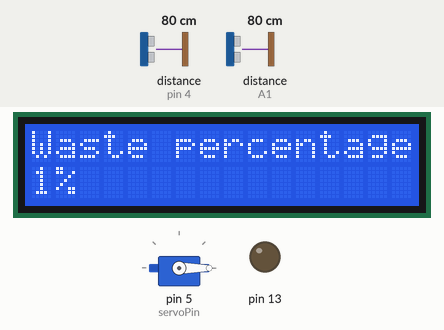
This sketch was run on a simulated Arduino Uno, built with avr-gcc and run on an emulated ATmega328P. Shown: 16×2 character LCD, servo, output pins drawn as LEDs (lit = HIGH). Wiring (inferred from the names in the program): ultrasonic range finder: trigger pin 3; echo pin 4. The test bench sets the inputs (shaded band); at power-on: distance to the obstacle (sensors on A1, pin 4) 80 cm. The echo pulse lasts 58.3 µs per cm; pins used as bus, display or sensor lines are not drawn; what the sketch prints to the serial monitor is not drawn.

Above: at 1.2 s.
1.3 s: distance to the obstacle (sensor on A1) set to 197 cm
4.3 s: distance to the obstacle (sensor on A1) set to 204 cm
At 5.5 s:
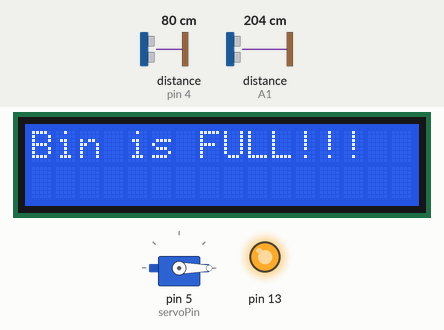
5.8 s: distance to the obstacle (sensor on A1) set to 2 cm
At 6.6 s:
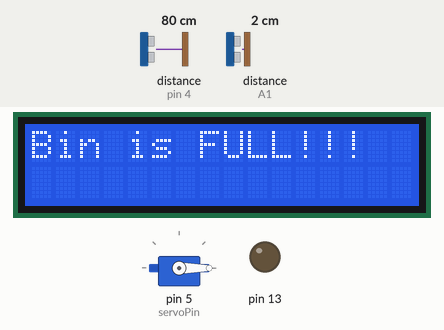
8.8 s: distance to the obstacle (sensor on A1) set to 9 cm
11.8 s: distance to the obstacle (sensor on A1) set to 120 cm
Timing chart, 0 to 14.8 s (numbered marks = the images above; inputs shaded):
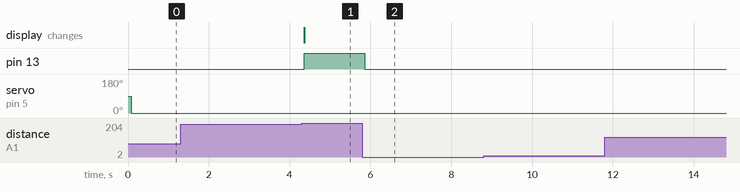

Measured:
- the behaviour switches between 200 and 201 cm on distance to the obstacle (sensor on A1) (found by bisection; images 0 and 1)
- after the input at 1.3 s, every drawn part: stays the same
- after the input at 4.3 s, pin 13: LOW → HIGH after 0.06 s; the display: changes after 0.07 s (image 1)
- after the input at 5.8 s, pin 13: HIGH → LOW after 0.06 s
- after the input at 8.8 s, every drawn part: stays the same
- after the input at 11.8 s, every drawn part: stays the same

The sketch:

crapbag.ino
```cpp
#include <Servo.h>         // Include Servo library for controlling servo motor
#include <LiquidCrystal.h> // Include LiquidCrystal library for LCD display
#include <NewPing.h>       // Include NewPing library for ultrasonic sensor

// Constants declaration
const int maxWastePercentage = 96; // Maximum waste percentage before indicating bin is full
const int trigPin = 3;             // Pin for triggering ultrasonic sensor
const int echoPin = 4;             // Pin for receiving echo from ultrasonic sensor
const int servoPin = 5;            // Pin for controlling servo motor

// Variables declaration
int wastePercentage;                // Current waste percentage
float durationWaste, distanceWaste; // Duration and distance variables for waste level
float maxLevel = 23.0;              // Maximum level of waste before indicating bin is full

// LCD pins and maximum distance for ultrasonic sensor
#define wasteTrig A0     // Ultrasonic sensor trigger pin
#define wasteEcho A1     // Ultrasonic sensor echo pin
#define MAX_DISTANCE 200 // Maximum distance for ultrasonic sensor in centimeters

NewPing sonar(wasteTrig, wasteEcho, MAX_DISTANCE); // NewPing object for ultrasonic sensor
Servo servo;                                       // Servo motor object
LiquidCrystal lcd(12, 11, 10, 9, 8, 7);            // LCD object

void setup()
{
    lcd.begin(16, 2);              // Initialize LCD with 16 columns and 2 rows
    lcd.print("...Welcome to..."); // Display welcome message
    lcd.setCursor(0, 1);           // Move cursor to the second row
    lcd.print("    Crap Bag    "); // Print device name
    Serial.begin(9600);            // Initialize serial communication
    servo.attach(servoPin);        // Attach servo motor to its pin
    DDRB |= B100000;               // Set LED pin as output
    pinMode(trigPin, OUTPUT);      // Set trigger pin of ultrasonic sensor as output
    pinMode(echoPin, INPUT);       // Set echo pin of ultrasonic sensor as input
    servo.write(0);                // Set servo motor to initial position (0 degrees)
    servo.detach();                // Detach the servo after setting initial position
    cli();                         // Disable global interrupt

    // Configure Timer2
    TCNT2 = 0;          // Reset Timer2 counter
    TCCR2A = B00000000; // Set Timer2 control register A to 0
    TCCR2B = B00000000; // Set Timer2 control register B to 0

    OCR2A = 252;         // Set compare match register for 16ns
    TCCR2A |= B00000100; // Set Timer2 to CTC mode
    TCCR2B |= B00000111; // Set prescaler of 1024
    TIMSK2 |= B00000010; // Enable Timer2 compare match interrupt
    sei();               // Enable global interrupt
}

// Measure distance from sensor to door
long measureSensorDoor()
{
    digitalWrite(trigPin, LOW);                // Set trigger pin to LOW
    delayMicroseconds(2);                      // Delay for stabilization
    digitalWrite(trigPin, HIGH);               // Set trigger pin to HIGH
    delayMicroseconds(10);                     // Delay for pulse duration
    digitalWrite(trigPin, LOW);                // Set trigger pin back to LOW
    float duration = pulseIn(echoPin, HIGH);   // Measure pulse duration
    float distdoor = (duration * 0.034) / 2.0; // Convert pulse duration to distance
    return distdoor;                           // Return distance
}

// Check door position based on waste percentage
void checkDoor(long distdoor, int wastePercentage)
{
    if (wastePercentage < maxWastePercentage)
    { // Check if waste percentage is below threshold
        if (distdoor < 30 && distdoor > 0)
        {                     // Check if door is close to sensor
            servo.write(360); // Open door (360 degrees)
            delay(1000);      // Delay for door opening
        }
        else
        {
            servo.write(0); // Close door (0 degrees)
        }
    }
}

// Measure distance of waste level
int checkWasteDistance()
{
    unsigned int wastePing = sonar.ping();                // Perform ultrasonic ping measurement
    Serial.print("Ping: ");                               // Print ping value
    unsigned int wasteInCm = sonar.convert_cm(wastePing); // Convert ping to distance in cm
    while (wasteInCm < 0)
    {                                                         // Ensure valid distance measurement
        unsigned int wastePing = sonar.ping();                // Perform ultrasonic ping measurement
        unsigned int wasteInCm = sonar.convert_cm(wastePing); // Convert ping to distance in cm
    }
    wastePercentage = 100 - ((wasteInCm / maxLevel) * 100); // Calculate waste percentage
    delay(1000);                                            // Delay for stability
    checkWasteThreshold(wastePercentage);                   // Check if waste percentage exceeds threshold
    Serial.print("Waste Percentage: ");                     // Print waste percentage
    Serial.println(wastePercentage);                        // Print waste percentage
    return wastePercentage;                                 // Return waste percentage
}

// Check if waste percentage exceeds threshold limits
void checkWasteThreshold(int wastePercentage)
{
    if (wastePercentage <= 0)
    {                        // Check if waste percentage is below lower limit
        wastePercentage = 1; // Set waste percentage to minimum value
    }
    else if (wastePercentage >= 99)
    {                          // Check if waste percentage is above upper limit
        wastePercentage = 100; // Set waste percentage to maximum value
    }
    ::wastePercentage = wastePercentage; // Update global waste percentage variable
}

// Print waste percentage on LCD
void printWastePercentage(int wastePercentage)
{
    if (wastePercentage < maxWastePercentage)
    {                                   // Check if waste percentage is below threshold
        lcd.clear();                    // Clear LCD display
        lcd.print("Waste percentage:"); // Print label
        lcd.setCursor(0, 1);            // Move cursor to second row
        lcd.print(wastePercentage);     // Print waste percentage
        lcd.print("%");                 // Print percentage symbol
        PORTB &= B011111;               // Turn off LED indicating bin full
    }
    else
    {
        PORTB |= B100000;            // Turn on LED indicating bin full
        servo.write(0);              // Close door
        lcd.clear();                 // Clear LCD display
        lcd.print("Bin is FULL!!!"); // Print warning message
    }
}

void loop()
{
    float distdoor = measureSensorDoor(); // Measure distance to door
    servo.attach(servoPin);               // Reattach servo motor
    checkDoor(distdoor, wastePercentage); // Check door position based on waste percentage
}

// Interrupt service routine for Timer2
ISR(TIMER2_COMPA_vect)
{
    int wastePercentange = checkWasteDistance(); // Measure waste percentage
    if (wastePercentage >= 0)
    {                                          // Check if waste percentage is valid
        printWastePercentage(wastePercentage); // Print waste percentage on LCD
    }
}
```
